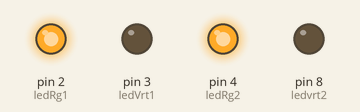
Bench run of a sketch on a simulated Arduino Uno, built with avr-gcc and run on an emulated ATmega328P. Parts: output pins drawn as LEDs (lit = HIGH).

Above: at 3.0 s.
At 7.12 s:
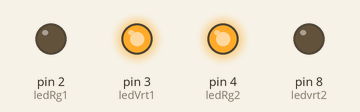
At 11.37 s:
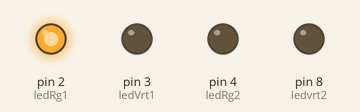
At 15.62 s:
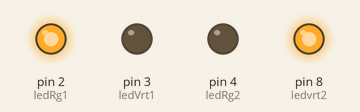
At 19.87 s:
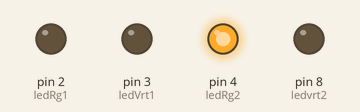
Timing chart, 0 to 20.2 s (numbered marks = the images above):
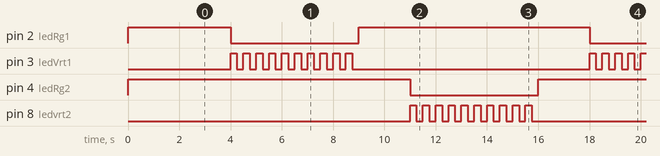

Measured:
- by itself, pin 2 (ledRg1), pin 4 (ledRg2): alternates HIGH for 9.0 s and LOW for 5.0 s
- by itself, pin 3 (ledVrt1), pin 8 (ledvrt2): repeats every 14.0 s: 9 × (LOW 0.25 s, HIGH 0.25 s), LOW 9.3 s, HIGH 0.25 s
- by itself, everything shown: repeats every 14.0 s, in 42 steps

The sketch:

feux_de_chantier_clignotement.ino
```cpp
#define ledRg1 2
#define ledVrt1 3
#define ledRg2 4
#define ledvrt2 8

const word blinkDelay = 250;
const word betweenBlinksDelay = 2000;

void setup() {
  pinMode(ledRg1, OUTPUT);
  pinMode(ledVrt1, OUTPUT);
  pinMode(ledRg2, OUTPUT);
  pinMode(ledvrt2, OUTPUT);
  digitalWrite(ledRg1, HIGH);
  digitalWrite(ledVrt1, LOW);
  digitalWrite(ledRg2, HIGH);
  digitalWrite(ledvrt2, LOW);
  delay(2000);
  Serial.begin(115200);
}

void loop() {
  delay(betweenBlinksDelay);
  cycleRight();
  delay(betweenBlinksDelay);
  cycleLeft();
}

void cycleRight() {
  digitalWrite(ledRg1, LOW);
  for (int i = 0; i < 10; i++) {
    digitalWrite(ledVrt1, HIGH);
    delay(blinkDelay);
    digitalWrite(ledVrt1, LOW);
    delay(blinkDelay);
  }
  digitalWrite(ledRg1, HIGH);
}

void cycleLeft() {
  digitalWrite(ledRg2, LOW);
  for (int i = 0; i < 10; i++) {
    digitalWrite(ledvrt2, HIGH);
    delay(blinkDelay);
    digitalWrite(ledvrt2, LOW);
    delay(blinkDelay);
  }
  digitalWrite(ledRg2, HIGH);
}
```
